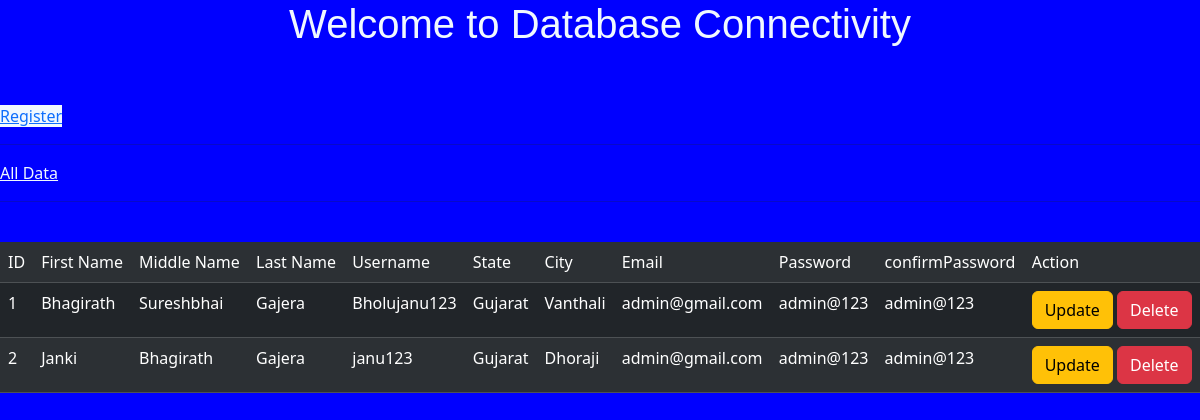
The page / on the database its author committed.
### myapp/models.py (models this page shows)
class userinfo(models.Model):
    name=models.CharField(max_length=20)
    middlename=models.CharField(max_length=20)
    lastname=models.CharField(max_length=20)
    username=models.TextField()
    state=models.TextField()
    city=models.TextField()
    email=models.EmailField()
    password=models.TextField()
    confirmpassword=models.TextField()

### myapp/views.py (the view)
# urls.py: path('',views.index,name='index'),
def index(request):
    data=userinfo.objects.all()
    print(data)
    return render(request,'index.html', {'data':data})

### myapp/templates/index.html (shortened to what this page needs)
<!DOCTYPE html>
<html lang="en">
  <head>
  </head>
  <body style="background-color: blue">
    <h1
      style="
        text-align: center;
        font-family: 'Lucida Sans', 'Lucida Sans Regular', 'Lucida Grande',
          'Lucida Sans Unicode', Geneva, Verdana, sans-serif;
        color: aliceblue;
      "
    >
      Welcome to Database Connectivity
    </h1>
    <br /><br />
    <link
      href="https://cdn.jsdelivr.net/npm/bootstrap@5.3.8/dist/css/bootstrap.min.css"
      rel="stylesheet"
    />
    <a style="background-color: aliceblue" href="/register">Register</a>
    <hr />
    <a style="color: aliceblue" href="/showdata">All Data</a>
    <hr />
    <br />
    <table class="table table-dark table-striped">
      <tr>
        <td>ID</td>
        <td>First Name</td>
        <td>Middle Name</td>
        <td>Last Name</td>
        <td>Username</td>
        <td>State</td>
        <td>City</td>
        <td>Email</td>
        <td>Password</td>
        <td>confirmPassword</td>
        <td>Action</td>
      </tr>
      {% for i in data %}
      <tr>
        <td>{{i.id}}</td>
        <td>{{i.name}}</td>
        <td>{{i.middlename}}</td>
        <td>{{i.lastname}}</td>
        <td>{{i.username}}</td>
        <td>{{i.state}}</td>
        <td>{{i.city}}</td>
        <td>{{i.email}}</td>
        <td>{{i.password}}</td>
        <td>{{i.confirmpassword}}</td>
        <td><a class="btn btn-warning" href="/update/{{i.id}}">Update</a>
        <a class="btn btn-danger" href="">Delete</a></td>
      </tr>
      {% endfor %}
    </table>
  </body>
</html>

### rows shown on the page
userinfo: id "1", name "Bhagirath", middlename "Sureshbhai", lastname "Gajera", username "Bholujanu123", state "Gujarat", city "Vanthali", email "admin@gmail.com", password "admin@123", confirmpassword "admin@123"
userinfo: id "2", name "Janki", middlename "Bhagirath", lastname "Gajera", username "janu123", state "Gujarat", city "Dhoraji", email "admin@gmail.com", password "admin@123", confirmpassword "admin@123"
